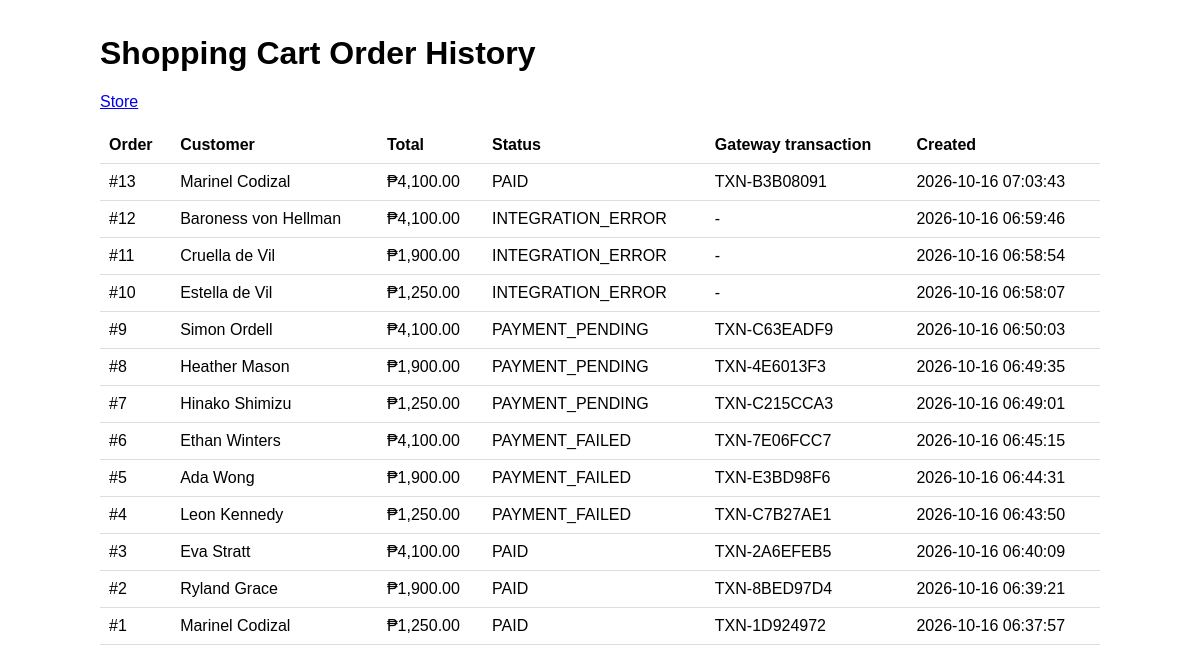
Page /shopping-cart/orders.php on the committed database.
### tables this page shows
CREATE TABLE `orders` (
  `id` int(11) NOT NULL,
  `customer_name` varchar(120) NOT NULL,
  `total_amount` decimal(10,2) NOT NULL,
  `status` enum('PENDING_PAYMENT','PAID','PAYMENT_FAILED','PAYMENT_PENDING','INTEGRATION_ERROR') NOT NULL DEFAULT 'PENDING_PAYMENT',
  `gateway_transaction_id` varchar(80) DEFAULT NULL,
  `created_at` timestamp NOT NULL DEFAULT current_timestamp()
);

### shopping-cart/orders.php (the view, shortened to what this page needs)
<?php
$pdo = cart_db();
$orders = $pdo->query('SELECT * FROM orders ORDER BY id DESC LIMIT 50')->fetchAll();
?>
<!doctype html>
<html lang="en">
<head>
</head>
<body>
    <h1>Shopping Cart Order History</h1>
    <p>
        <a href="index.php">Store</a>
    </p>
    <table>
        <tr>
            <th>Order</th>
            <th>Customer</th>
            <th>Total</th>
            <th>Status</th>
            <th>Gateway transaction</th>
            <th>Created</th>
        </tr>
        <?php foreach ($orders as $o): ?>
            <tr>
                <td>#<?= (int)$o['id'] ?></td>
                <td><?= htmlspecialchars($o['customer_name']) ?></td>
                <td>₱<?= number_format((float)$o['total_amount'], 2) ?></td>
                <td><?= htmlspecialchars($o['status']) ?></td>
                <td><?= htmlspecialchars($o['gateway_transaction_id'] ?? '-') ?></td>
                <td><?= htmlspecialchars($o['created_at']) ?></td>
            </tr>
        <?php endforeach; ?>
    </table>
</body>
</html>

### shopping-cart/orders.php (style rules this page uses)
body { font: 16px Arial; max-width: 1000px; margin: 35px auto; padding: 0 18px; }
table { border-collapse: collapse; width: 100%; }
td, th { padding: 9px; border-bottom: 1px solid #ddd; text-align: left; }

### rows in the picture
orders: id "13", customer_name "Marinel Codizal", total_amount "4,100.00", status "PAID", gateway_transaction "TXN-B3B08091", created_at "2026-10-16 07:03:43"
orders: id "12", customer_name "Baroness von Hellman", total_amount "4,100.00", status "INTEGRATION_ERROR", gateway_transaction "-", created_at "2026-10-16 06:59:46"
orders: id "11", customer_name "Cruella de Vil", total_amount "1,900.00", status "INTEGRATION_ERROR", gateway_transaction "-", created_at "2026-10-16 06:58:54"
orders: id "10", customer_name "Estella de Vil", total_amount "1,250.00", status "INTEGRATION_ERROR", gateway_transaction "-", created_at "2026-10-16 06:58:07"
orders: id "9", customer_name "Simon Ordell", total_amount "4,100.00", status "PAYMENT_PENDING", gateway_transaction "TXN-C63EADF9", created_at "2026-10-16 06:50:03"
orders: id "8", customer_name "Heather Mason", total_amount "1,900.00", status "PAYMENT_PENDING", gateway_transaction "TXN-4E6013F3", created_at "2026-10-16 06:49:35"
orders: id "7", customer_name "Hinako Shimizu", total_amount "1,250.00", status "PAYMENT_PENDING", gateway_transaction "TXN-C215CCA3", created_at "2026-10-16 06:49:01"
orders: id "6", customer_name "Ethan Winters", total_amount "4,100.00", status "PAYMENT_FAILED", gateway_transaction "TXN-7E06FCC7", created_at "2026-10-16 06:45:15"
orders: id "5", customer_name "Ada Wong", total_amount "1,900.00", status "PAYMENT_FAILED", gateway_transaction "TXN-E3BD98F6", created_at "2026-10-16 06:44:31"
orders: id "4", customer_name "Leon Kennedy", total_amount "1,250.00", status "PAYMENT_FAILED", gateway_transaction "TXN-C7B27AE1", created_at "2026-10-16 06:43:50"
orders: id "3", customer_name "Eva Stratt", total_amount "4,100.00", status "PAID", gateway_transaction "TXN-2A6EFEB5", created_at "2026-10-16 06:40:09"
orders: id "2", customer_name "Ryland Grace", total_amount "1,900.00", status "PAID", gateway_transaction "TXN-8BED97D4", created_at "2026-10-16 06:39:21"
orders: id "1", customer_name "Marinel Codizal", total_amount "1,250.00", status "PAID", gateway_transaction "TXN-1D924972", created_at "2026-10-16 06:37:57"
